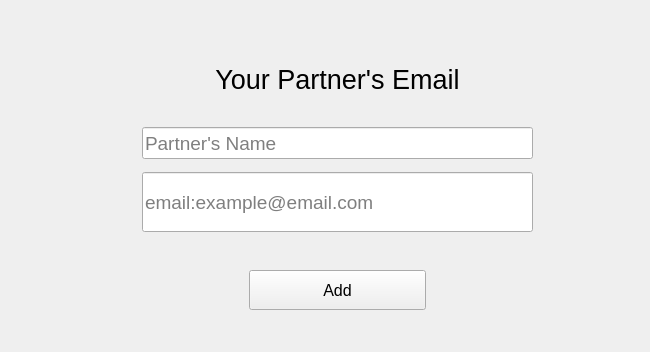
     <widget class="QWidget" name="partnerEmail_page">
      <layout class="QGridLayout" name="gridLayout_2">
       <property name="spacing">
        <number>0</number>
       </property>
       <item row="0" column="18" rowspan="2">
        <spacer name="horizontalSpacer">
         <property name="orientation">
          <enum>Qt::Horizontal</enum>
         </property>
         <property name="sizeHint" stdset="0">
          <size>
           <width>35</width>
           <height>20</height>
          </size>
         </property>
        </spacer>
       </item>
       <item row="0" column="16" rowspan="2">
        <spacer name="horizontalSpacer_3">
         <property name="orientation">
          <enum>Qt::Horizontal</enum>
         </property>
         <property name="sizeHint" stdset="0">
          <size>
           <width>35</width>
           <height>20</height>
          </size>
         </property>
        </spacer>
       </item>
       <item row="0" column="3" rowspan="2">
        <spacer name="horizontalSpacer_9">
         <property name="orientation">
          <enum>Qt::Horizontal</enum>
         </property>
         <property name="sizeHint" stdset="0">
          <size>
           <width>35</width>
           <height>20</height>
          </size>
         </property>
        </spacer>
       </item>
       <item row="0" column="10" rowspan="2">
        <spacer name="horizontalSpacer_8">
         <property name="orientation">
          <enum>Qt::Horizontal</enum>
         </property>
         <property name="sizeHint" stdset="0">
          <size>
           <width>35</width>
           <height>20</height>
          </size>
         </property>
        </spacer>
       </item>
       <item row="0" column="8" rowspan="2">
        <spacer name="horizontalSpacer_40">
         <property name="orientation">
          <enum>Qt::Horizontal</enum>
         </property>
         <property name="sizeHint" stdset="0">
          <size>
           <width>35</width>
           <height>20</height>
          </size>
         </property>
        </spacer>
       </item>
       <item row="0" column="9" rowspan="2">
        <spacer name="horizontalSpacer_12">
         <property name="orientation">
          <enum>Qt::Horizontal</enum>
         </property>
         <property name="sizeHint" stdset="0">
          <size>
           <width>36</width>
           <height>20</height>
          </size>
         </property>
        </spacer>
       </item>
       <item row="0" column="11" rowspan="2">
        <spacer name="horizontalSpacer_39">
         <property name="orientation">
          <enum>Qt::Horizontal</enum>
         </property>
         <property name="sizeHint" stdset="0">
          <size>
           <width>36</width>
           <height>20</height>
          </size>
         </property>
        </spacer>
       </item>
       <item row="0" column="7" rowspan="2">
        <spacer name="horizontalSpacer_37">
         <property name="orientation">
          <enum>Qt::Horizontal</enum>
         </property>
         <property name="sizeHint" stdset="0">
          <size>
           <width>36</width>
           <height>20</height>
          </size>
         </property>
        </spacer>
       </item>
       <item row="0" column="12" rowspan="2">
        <spacer name="horizontalSpacer_7">
         <property name="orientation">
          <enum>Qt::Horizontal</enum>
         </property>
         <property name="sizeHint" stdset="0">
          <size>
           <width>35</width>
           <height>20</height>
          </size>
         </property>
        </spacer>
       </item>
       <item row="0" column="5" rowspan="2">
        <spacer name="horizontalSpacer_38">
         <property name="orientation">
          <enum>Qt::Horizontal</enum>
         </property>
         <property name="sizeHint" stdset="0">
          <size>
           <width>36</width>
           <height>20</height>
          </size>
         </property>
        </spacer>
       </item>
       <item row="0" column="1" rowspan="2">
        <spacer name="horizontalSpacer_11">
         <property name="orientation">
          <enum>Qt::Horizontal</enum>
         </property>
         <property name="sizeHint" stdset="0">
          <size>
           <width>36</width>
           <height>20</height>
          </size>
         </property>
        </spacer>
       </item>
       <item row="1" column="0">
        <spacer name="verticalSpacer_21">
         <property name="orientation">
          <enum>Qt::Vertical</enum>
         </property>
         <property name="sizeHint" stdset="0">
          <size>
           <width>20</width>
           <height>13</height>
          </size>
         </property>
        </spacer>
       </item>
       <item row="0" column="6" rowspan="2">
        <spacer name="horizontalSpacer_41">
         <property name="orientation">
          <enum>Qt::Horizontal</enum>
         </property>
         <property name="sizeHint" stdset="0">
          <size>
           <width>35</width>
           <height>20</height>
          </size>
         </property>
        </spacer>
       </item>
       <item row="0" column="17" rowspan="2">
        <spacer name="horizontalSpacer_2">
         <property name="orientation">
          <enum>Qt::Horizontal</enum>
         </property>
         <property name="sizeHint" stdset="0">
          <size>
           <width>36</width>
           <height>20</height>
          </size>
         </property>
        </spacer>
       </item>
       <item row="0" column="13" rowspan="2">
        <spacer name="horizontalSpacer_6">
         <property name="orientation">
          <enum>Qt::Horizontal</enum>
         </property>
         <property name="sizeHint" stdset="0">
          <size>
           <width>36</width>
           <height>20</height>
          </size>
         </property>
        </spacer>
       </item>
       <item row="0" column="14" rowspan="2">
        <spacer name="horizontalSpacer_5">
         <property name="orientation">
          <enum>Qt::Horizontal</enum>
         </property>
         <property name="sizeHint" stdset="0">
          <size>
           <width>35</width>
           <height>20</height>
          </size>
         </property>
        </spacer>
       </item>
       <item row="0" column="15" rowspan="2">
        <spacer name="horizontalSpacer_4">
         <property name="orientation">
          <enum>Qt::Horizontal</enum>
         </property>
         <property name="sizeHint" stdset="0">
          <size>
           <width>36</width>
           <height>20</height>
          </size>
         </property>
        </spacer>
       </item>
       <item row="3" column="0">
        <spacer name="verticalSpacer_59">
         <property name="orientation">
          <enum>Qt::Vertical</enum>
         </property>
         <property name="sizeHint" stdset="0">
          <size>
           <width>20</width>
           <height>10</height>
          </size>
         </property>
        </spacer>
       </item>
       <item row="2" column="0">
        <spacer name="verticalSpacer_11">
         <property name="orientation">
          <enum>Qt::Vertical</enum>
         </property>
         <property name="sizeHint" stdset="0">
          <size>
           <width>20</width>
           <height>11</height>
          </size>
         </property>
        </spacer>
       </item>
       <item row="16" column="0">
        <spacer name="verticalSpacer_23">
         <property name="orientation">
          <enum>Qt::Vertical</enum>
         </property>
         <property name="sizeHint" stdset="0">
          <size>
           <width>20</width>
           <height>13</height>
          </size>
         </property>
        </spacer>
       </item>
       <item row="8" column="0">
        <spacer name="verticalSpacer_25">
         <property name="orientation">
          <enum>Qt::Vertical</enum>
         </property>
         <property name="sizeHint" stdset="0">
          <size>
           <width>20</width>
           <height>11</height>
          </size>
         </property>
        </spacer>
       </item>
       <item row="7" column="0">
        <spacer name="verticalSpacer_60">
         <property name="orientation">
          <enum>Qt::Vertical</enum>
         </property>
         <property name="sizeHint" stdset="0">
          <size>
           <width>20</width>
           <height>10</height>
          </size>
         </property>
        </spacer>
       </item>
       <item row="5" column="0">
        <spacer name="verticalSpacer_16">
         <property name="orientation">
          <enum>Qt::Vertical</enum>
         </property>
         <property name="sizeHint" stdset="0">
          <size>
           <width>20</width>
           <height>10</height>
          </size>
         </property>
        </spacer>
       </item>
       <item row="4" column="0">
        <spacer name="verticalSpacer_56">
         <property name="orientation">
          <enum>Qt::Vertical</enum>
         </property>
         <property name="sizeHint" stdset="0">
          <size>
           <width>20</width>
           <height>11</height>
          </size>
         </property>
        </spacer>
       </item>
       <item row="23" column="0">
        <spacer name="verticalSpacer_57">
         <property name="orientation">
          <enum>Qt::Vertical</enum>
         </property>
         <property name="sizeHint" stdset="0">
          <size>
           <width>20</width>
           <height>11</height>
          </size>
         </property>
        </spacer>
       </item>
       <item row="14" column="0">
        <spacer name="verticalSpacer_22">
         <property name="orientation">
          <enum>Qt::Vertical</enum>
         </property>
         <property name="sizeHint" stdset="0">
          <size>
           <width>20</width>
           <height>13</height>
          </size>
         </property>
        </spacer>
       </item>
       <item row="25" column="0">
        <spacer name="verticalSpacer_52">
         <property name="orientation">
          <enum>Qt::Vertical</enum>
         </property>
         <property name="sizeHint" stdset="0">
          <size>
           <width>20</width>
           <height>10</height>
          </size>
         </property>
        </spacer>
       </item>
       <item row="9" column="0">
        <spacer name="verticalSpacer_20">
         <property name="orientation">
          <enum>Qt::Vertical</enum>
         </property>
         <property name="sizeHint" stdset="0">
          <size>
           <width>20</width>
           <height>10</height>
          </size>
         </property>
        </spacer>
       </item>
       <item row="6" column="0">
        <spacer name="verticalSpacer_55">
         <property name="orientation">
          <enum>Qt::Vertical</enum>
         </property>
         <property name="sizeHint" stdset="0">
          <size>
           <width>20</width>
           <height>12</height>
          </size>
         </property>
        </spacer>
       </item>
       <item row="18" column="0">
        <spacer name="verticalSpacer_61">
         <property name="orientation">
          <enum>Qt::Vertical</enum>
         </property>
         <property name="sizeHint" stdset="0">
          <size>
           <width>20</width>
           <height>10</height>
          </size>
         </property>
        </spacer>
       </item>
       <item row="20" column="0">
        <spacer name="verticalSpacer_58">
         <property name="orientation">
          <enum>Qt::Vertical</enum>
         </property>
         <property name="sizeHint" stdset="0">
          <size>
           <width>20</width>
           <height>11</height>
          </size>
         </property>
        </spacer>
       </item>
       <item row="21" column="0">
        <spacer name="verticalSpacer_14">
         <property name="orientation">
          <enum>Qt::Vertical</enum>
         </property>
         <property name="sizeHint" stdset="0">
          <size>
           <width>20</width>
           <height>11</height>
          </size>
         </property>
        </spacer>
       </item>
       <item row="24" column="0">
        <spacer name="verticalSpacer_12">
         <property name="orientation">
          <enum>Qt::Vertical</enum>
         </property>
         <property name="sizeType">
          <enum>QSizePolicy::Expanding</enum>
         </property>
         <property name="sizeHint" stdset="0">
          <size>
           <width>20</width>
           <height>10</height>
          </size>
         </property>
        </spacer>
       </item>
       <item row="15" column="0">
        <spacer name="verticalSpacer_53">
         <property name="orientation">
          <enum>Qt::Vertical</enum>
         </property>
         <property name="sizeHint" stdset="0">
          <size>
           <width>20</width>
           <height>12</height>
          </size>
         </property>
        </spacer>
       </item>
       <item row="22" column="0">
        <spacer name="verticalSpacer_24">
         <property name="orientation">
          <enum>Qt::Vertical</enum>
         </property>
         <property name="sizeHint" stdset="0">
          <size>
           <width>20</width>
           <height>10</height>
          </size>
         </property>
        </spacer>
       </item>
       <item row="12" column="0">
        <spacer name="verticalSpacer_9">
         <property name="orientation">
          <enum>Qt::Vertical</enum>
         </property>
         <property name="sizeHint" stdset="0">
          <size>
           <width>20</width>
           <height>11</height>
          </size>
         </property>
        </spacer>
       </item>
       <item row="13" column="0">
        <spacer name="verticalSpacer_10">
         <property name="orientation">
          <enum>Qt::Vertical</enum>
         </property>
         <property name="sizeHint" stdset="0">
          <size>
           <width>20</width>
           <height>11</height>
          </size>
         </property>
        </spacer>
       </item>
       <item row="11" column="0">
        <spacer name="verticalSpacer_54">
         <property name="orientation">
          <enum>Qt::Vertical</enum>
         </property>
         <property name="sizeHint" stdset="0">
          <size>
           <width>20</width>
           <height>10</height>
          </size>
         </property>
        </spacer>
       </item>
       <item row="10" column="0">
        <spacer name="verticalSpacer_8">
         <property name="orientation">
          <enum>Qt::Vertical</enum>
         </property>
         <property name="sizeHint" stdset="0">
          <size>
           <width>20</width>
           <height>11</height>
          </size>
         </property>
        </spacer>
       </item>
       <item row="19" column="0">
        <spacer name="verticalSpacer_13">
         <property name="orientation">
          <enum>Qt::Vertical</enum>
         </property>
         <property name="sizeHint" stdset="0">
          <size>
           <width>20</width>
           <height>17</height>
          </size>
         </property>
        </spacer>
       </item>
       <item row="17" column="0">
        <spacer name="verticalSpacer_15">
         <property name="orientation">
          <enum>Qt::Vertical</enum>
         </property>
         <property name="sizeHint" stdset="0">
          <size>
           <width>20</width>
           <height>12</height>
          </size>
         </property>
        </spacer>
       </item>
       <item row="11" column="5" rowspan="3" colspan="11">
        <widget class="QLineEdit" name="name_lineEdit">
         <property name="sizePolicy">
          <sizepolicy hsizetype="Preferred" vsizetype="Preferred">
           <horstretch>0</horstretch>
           <verstretch>0</verstretch>
          </sizepolicy>
         </property>
         <property name="font">
          <font>
           <family>Arial</family>
           <pointsize>14</pointsize>
          </font>
         </property>
         <property name="placeholderText">
          <string>Partner's Name</string>
         </property>
        </widget>
       </item>
       <item row="5" column="5" rowspan="3" colspan="11">
        <widget class="QLabel" name="signUp_lbl">
         <property name="font">
          <font>
           <pointsize>20</pointsize>
          </font>
         </property>
         <property name="text">
          <string>Your Partner's Email</string>
         </property>
         <property name="alignment">
          <set>Qt::AlignCenter</set>
         </property>
        </widget>
       </item>
       <item row="15" column="5" rowspan="3" colspan="11">
        <widget class="QLineEdit" name="email_lineEdit">
         <property name="sizePolicy">
          <sizepolicy hsizetype="Preferred" vsizetype="Preferred">
           <horstretch>0</horstretch>
           <verstretch>0</verstretch>
          </sizepolicy>
         </property>
         <property name="minimumSize">
          <size>
           <width>90</width>
           <height>60</height>
          </size>
         </property>
         <property name="font">
          <font>
           <pointsize>14</pointsize>
          </font>
         </property>
         <property name="cursor">
          <cursorShape>IBeamCursor</cursorShape>
         </property>
         <property name="statusTip">
          <string>Enter Your Email Please</string>
         </property>
         <property name="inputMethodHints">
          <set>Qt::ImhNone</set>
         </property>
         <property name="placeholderText">
          <string>email:example@email.com</string>
         </property>
        </widget>
       </item>
       <item row="21" column="8" rowspan="2" colspan="5">
        <widget class="QPushButton" name="signUp_btn">
         <property name="sizePolicy">
          <sizepolicy hsizetype="Preferred" vsizetype="Preferred">
           <horstretch>0</horstretch>
           <verstretch>0</verstretch>
          </sizepolicy>
         </property>
         <property name="minimumSize">
          <size>
           <width>0</width>
           <height>40</height>
          </size>
         </property>
         <property name="font">
          <font>
           <pointsize>12</pointsize>
          </font>
         </property>
         <property name="cursor">
          <cursorShape>PointingHandCursor</cursorShape>
         </property>
         <property name="text">
          <string>Add</string>
         </property>
        </widget>
       </item>
       <item row="1" column="2">
        <spacer name="horizontalSpacer_10">
         <property name="orientation">
          <enum>Qt::Horizontal</enum>
         </property>
         <property name="sizeHint" stdset="0">
          <size>
           <width>40</width>
           <height>20</height>
          </size>
         </property>
        </spacer>
       </item>
      </layout>
     </widget>
